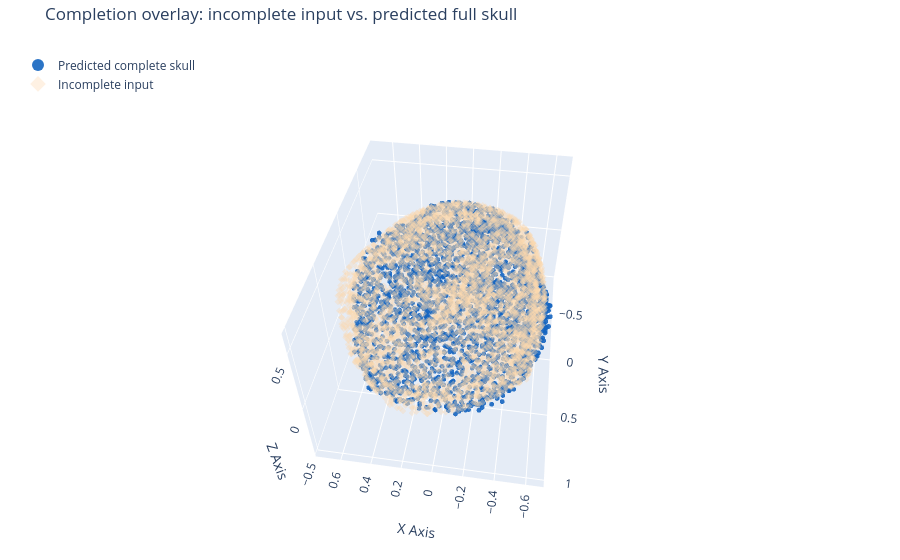

Notebook code for this chart:
### Markdown cell above
## Completion overlay: input vs. predicted full skull

The predicted output above is the model's **full** 6144-point skull, not just the part that was
added — so it's not directly obvious from separate plots which points were newly completed. Instead
of computing a per-point "new vs. existing" label, we simply overlay both point clouds — the
incomplete input and the predicted complete skull — in a single 3D plot, using a different color
**and** marker symbol for each. Wherever only the prediction's color/symbol appears (with no input
points behind it), that is the region the model filled in.

### Code cell
def visualize_completion_overlay(partial_path, predicted_output, title="Completion overlay: incomplete input vs. predicted full skull",
                                  save_path=None, camera_eye=(1.5, 1.5, 1.5)):
    """
    Overlays the (normalized) incomplete input point cloud and the model's predicted
    complete point cloud in a single 3D scatter plot. The prediction is drawn larger and
    in a vivid, fully opaque color so it reads as the "main" shape; the input is drawn
    smaller, pale, and semi-transparent on top of it, so it only lightly tints the
    prediction where the two coincide. Wherever the input has no coverage (the completed
    region), the prediction shows through at full, undiluted color.

    camera_eye: (x, y, z) direction the camera looks from. The default is a generic
    isometric view; pass a direction facing the defect region for a clearer shot of a
    specific sample (see the diagnostic snippet in the report/build script for how this
    was chosen for skull_000).
    """
    # Use the exact preprocessing run_inference applies to the input (normalize + FPS to 4096),
    # so the input is shown in the same coordinate frame the model actually consumed.
    mesh = trimesh.load(partial_path)
    partial_points = normalize_point_cloud(np.array(mesh.vertices))
    partial_idx = fpsample.fps_sampling(partial_points, 4096, start_idx=0)
    partial_points = partial_points[partial_idx]

    pred_points = predicted_output.numpy() if hasattr(predicted_output, "numpy") else np.array(predicted_output)
    if pred_points.ndim == 3:
        pred_points = pred_points[0]

    fig = go.Figure(data=[
        go.Scatter3d(
            x=pred_points[:, 0], y=pred_points[:, 1], z=pred_points[:, 2],
            mode='markers', name='Predicted complete skull',
            marker=dict(size=2.8, color='#1565C0', symbol='circle', opacity=0.9)
        ),
        go.Scatter3d(
            x=partial_points[:, 0], y=partial_points[:, 1], z=partial_points[:, 2],
            mode='markers', name='Incomplete input',
            marker=dict(size=2.2, color='#FBD8AE', symbol='diamond', opacity=0.35)
        ),
    ])
    fig.update_layout(
        title=title,
        legend=dict(itemsizing='constant', x=0.02, y=0.98),
        scene=dict(
            xaxis_title='X Axis', yaxis_title='Y Axis', zaxis_title='Z Axis',
            camera=dict(eye=dict(x=camera_eye[0], y=camera_eye[1], z=camera_eye[2]))
        ),
        margin=dict(l=0, r=0, b=0, t=40)
    )
    fig.show()
    if save_path:
        fig.write_image(save_path, width=900, height=750, scale=2)
    return fig

# Camera aimed toward skull_000's actual defect region (found by checking which GT points sit
# farthest from the partial input), so the completed patch is clearly visible rather than left to
# chance with a generic viewing angle.
_ = visualize_completion_overlay(partial_path, output, save_path="skull_000_completion_overlay.png",
                                  camera_eye=(-0.3, 2.0, 2.0))

### Figure 1 — Plotly figure (JSON) as saved in the notebook; plotly's stock layout.template omitted (floating-point values rounded to 4 significant figures; data arrays with more than 128 entries replaced by an {"elided": "..."} marker saying what was removed)
{"data": [{"marker": {"color": "#1565C0", "opacity": 0.9, "size": 2.8, "symbol": "circle"}, "mode": "markers", "name": "Predicted complete skull", "type": "scatter3d", "x": {"elided": "6144 float values"}, "y": {"elided": "6144 float values"}, "z": {"elided": "6144 float values"}}, {"marker": {"color": "#FBD8AE", "opacity": 0.35, "size": 2.2, "symbol": "diamond"}, "mode": "markers", "name": "Incomplete input", "type": "scatter3d", "x": {"elided": "4096 float values"}, "y": {"elided": "4096 float values"}, "z": {"elided": "4096 float values"}}], "layout": {"legend": {"itemsizing": "constant", "x": 0.02, "y": 0.98}, "margin": {"b": 0, "l": 0, "r": 0, "t": 40}, "scene": {"camera": {"eye": {"x": -0.3, "y": 2, "z": 2}}, "xaxis": {"title": {"text": "X Axis"}}, "yaxis": {"title": {"text": "Y Axis"}}, "zaxis": {"title": {"text": "Z Axis"}}}, "title": {"text": "Completion overlay: incomplete input vs. predicted full skull"}}}
